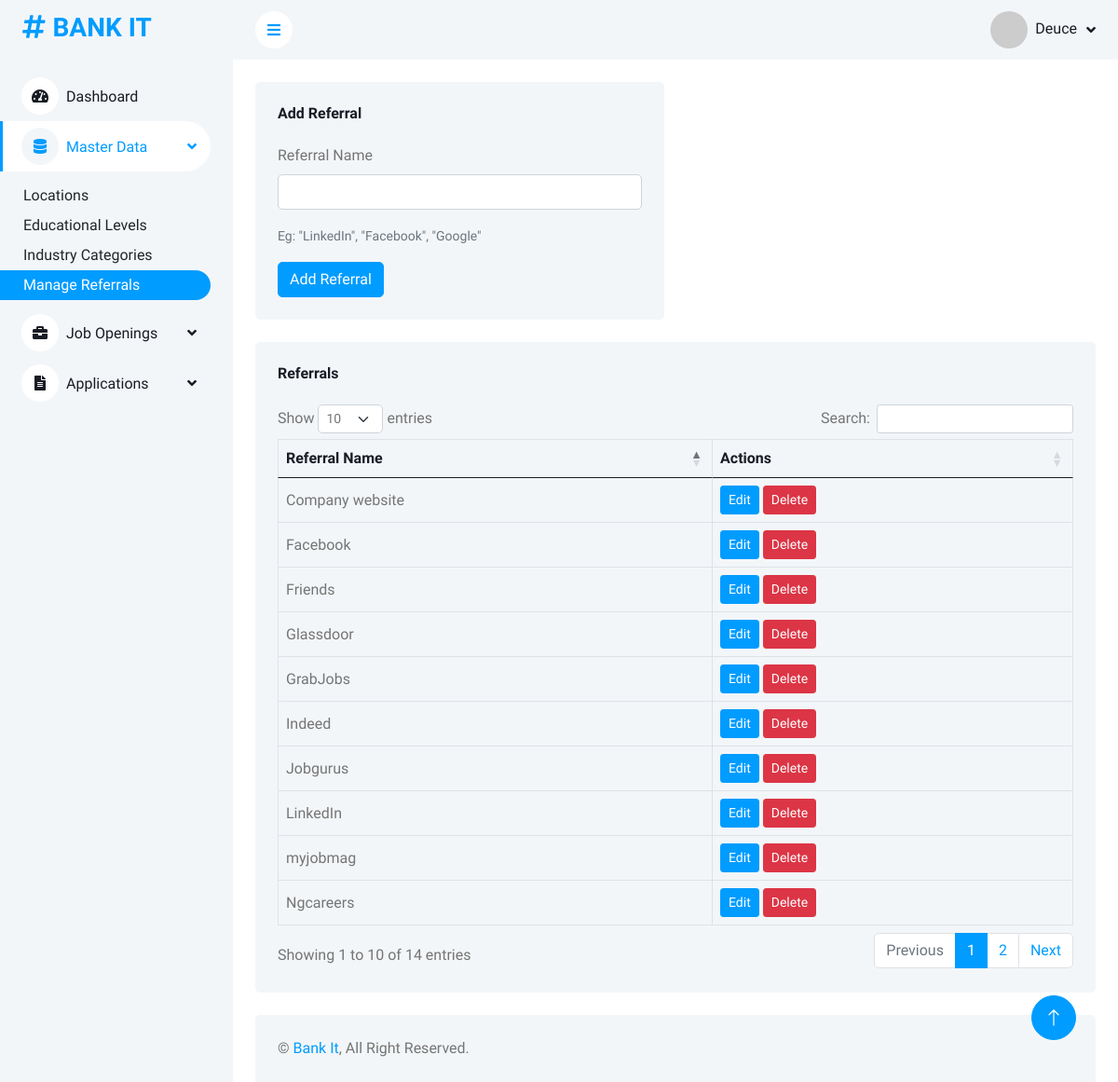
The page /manage_referrals.php (signed in) on the database its author committed.
### tables this page shows
CREATE TABLE `referrals` (
  `id` int(11) NOT NULL,
  `referral` varchar(255) NOT NULL
);

### manage_referrals.php (the view, shortened to what this page needs)
<?php
include 'includes/db_con.php';
include 'layout/header.php';
?>
<body>
    <div class="container-xxl position-relative bg-white d-flex p-0">
        <?php include 'layout/sidebar.php'; ?>
        <div class="content">
            <?php include 'layout/navbar.php'; ?>
            <div class="container-fluid pt-4 px-4">
                <div class="row g-4">
                    <div class="col-sm-12 col-xl-6">
                        <div class="bg-light rounded h-100 p-4">
                            <h6 class="mb-4">Add Referral</h6>
                            <form method="POST" action="controllers/add_referral_controller.php">
                                <div class="mb-3">
                                    <label for="name" class="form-label">Referral Name</label>
                                    <input type="text" class="form-control" id="name" name="name">
                                </div>
                                <div class="mb-3">
                                    <small class="text-muted">Eg: "LinkedIn", "Facebook", "Google"</small>
                                </div>
                                <input type="submit" class="btn btn-primary" value="Add Referral" name="add_referral">
                            </form>
                        </div>
                    </div>
                    <div class="col-12">
                        <div class="bg-light rounded h-100 p-4">
                            <h6 class="mb-4">Referrals</h6>
                            <div class="table-responsive">
                                <table id="myTable"
                                    class="table text-start align-middle table-bordered table-hover mb-0">
                                    <thead>
                                        <tr class="text-dark">
                                            <th scope="col">Referral Name</th>
                                            <th scope="col">Actions</th>
                                        </tr>
                                    </thead>
                                    <tbody>
                                        <?php
                                        $query = "SELECT * FROM referrals";
                                        $result = mysqli_query($conn, $query);
                                        if (!$result) {
                                            die('Query Failed' . mysqli_error($conn));
                                        } else {
                                            while ($row = mysqli_fetch_assoc($result)) {
                                                ?>
                                                <tr>
                                                    <td><?php echo $row['referral']; ?></td>
                                                    <td>
                                                        <button type="button" class="btn btn-sm btn-primary"
                                                            data-bs-toggle="modal" data-bs-target="#editReferralModal"
                                                            onclick="editReferral('<?php echo $row['id']; ?>', '<?php echo $row['referral']; ?>')">Edit</button>
                                                        <a class="btn btn-sm btn-danger"
                                                            href="controllers/delete_referral_controller.php?id=<?php echo $row['id']; ?>">Delete</a>
                                                    </td>
                                                </tr>
                                                <?php
                                            }
                                        }
                                        ?>
                                    </tbody>
                                </table>
                            </div>
                        </div>
                    </div>
                </div>
            </div>
            <?php include 'layout/footer.php'; ?>
</body>

### css/style.css (style rules this page uses)
:root { --primary: #009CFF; --light: #F3F6F9; --dark: #191C24; }
.btn { transition: .5s; }
.btn.btn-primary { color: #FFFFFF; }
.content { margin-left: 250px; min-height: 100vh; background: #FFFFFF; transition: 0.5s; }
@media (min-width: 992px) { .content { width: calc(100% - 250px); } }

### rows shown on the page
referrals: referral "LinkedIn"
referrals: referral "Friends"
referrals: referral "Company website"
referrals: referral "Facebook"
referrals: referral "Indeed"
referrals: referral "myjobmag"
referrals: referral "Glassdoor"
referrals: referral "Jobgurus"
referrals: referral "Ngcareers"
referrals: referral "GrabJobs"

### other values the page prints
$_SESSION['username'] "Deuce"
